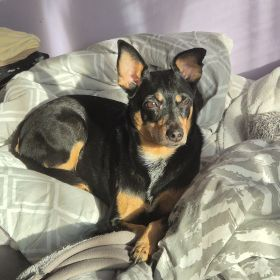
#> input picture Lista3/zadanie2/fantulka.jpg, 280 x 280 px
$ python server.py
#> lines starting #> are read from the running program, lines starting #| are printed output that depends on the picture
#> in server_main, image is the input picture: PIL image 280x280 RGB; mean R, G, B 141.8, 137.1, 124.3
import socket
from PIL import Image
import numpy as np
from multiprocessing import cpu_count
from common import send_all, receive_all

def split_image(image, n_parts, overlap=1):
#> called with n_parts = 2, overlap = 1
    width, height = image.size
#> width = 280; height = 280
    part_height = height // n_parts
#> part_height = 140
    fragments = []
    img_array = np.array(image)

    for i in range(n_parts):
        top = i * part_height
        bottom = (i + 1) * part_height if i < n_parts - 1 else height
        top_extended = max(0, top - overlap)
        bottom_extended = min(height, bottom + overlap)
        fragment = img_array[top_extended:bottom_extended, :, :]
        fragments.append(fragment)
#> this loop made 2 passes
#> pass 1, in split_image, `fragment = img_array[top_extended:bottom_extended, :, :]`:
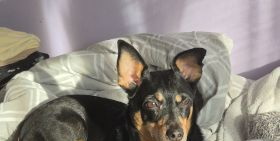
#> fragment: shape (141, 280, 3); mean R, G, B 142.8, 136.6, 129.2
#> pass 2, in split_image, `fragment = img_array[top_extended:bottom_extended, :, :]`:
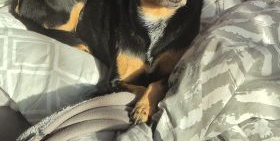
#> fragment: shape (141, 280, 3); mean R, G, B 140.1, 137, 118.8
#> after the loop, fragments = 2 items
    return fragments

def merge_image(fragments, n_parts, overlap=1):
    trimmed = []
    for i, fragment in enumerate(fragments):
        if i == 0:
            trimmed.append(fragment[:-overlap])
        elif i == n_parts - 1:
            trimmed.append(fragment[overlap:])
        else:
            trimmed.append(fragment[overlap:-overlap])
    arrays = [Image.fromarray(f.astype(np.uint8)) for f in trimmed]
    total_height = sum(a.height for a in arrays)
    width = arrays[0].width
    result = Image.new('RGB', (width, total_height))
    y_offset = 0
    for a in arrays:
        result.paste(a, (0, y_offset))
        y_offset += a.height
    return result

def server_main(image_path, n_clients, host='127.0.0.1', port=2040):
    image = Image.open(image_path)
    fragments = split_image(image, n_clients)
#> fragments = 2 items
#> (the run stopped early here; a loop or call above may not have finished)
